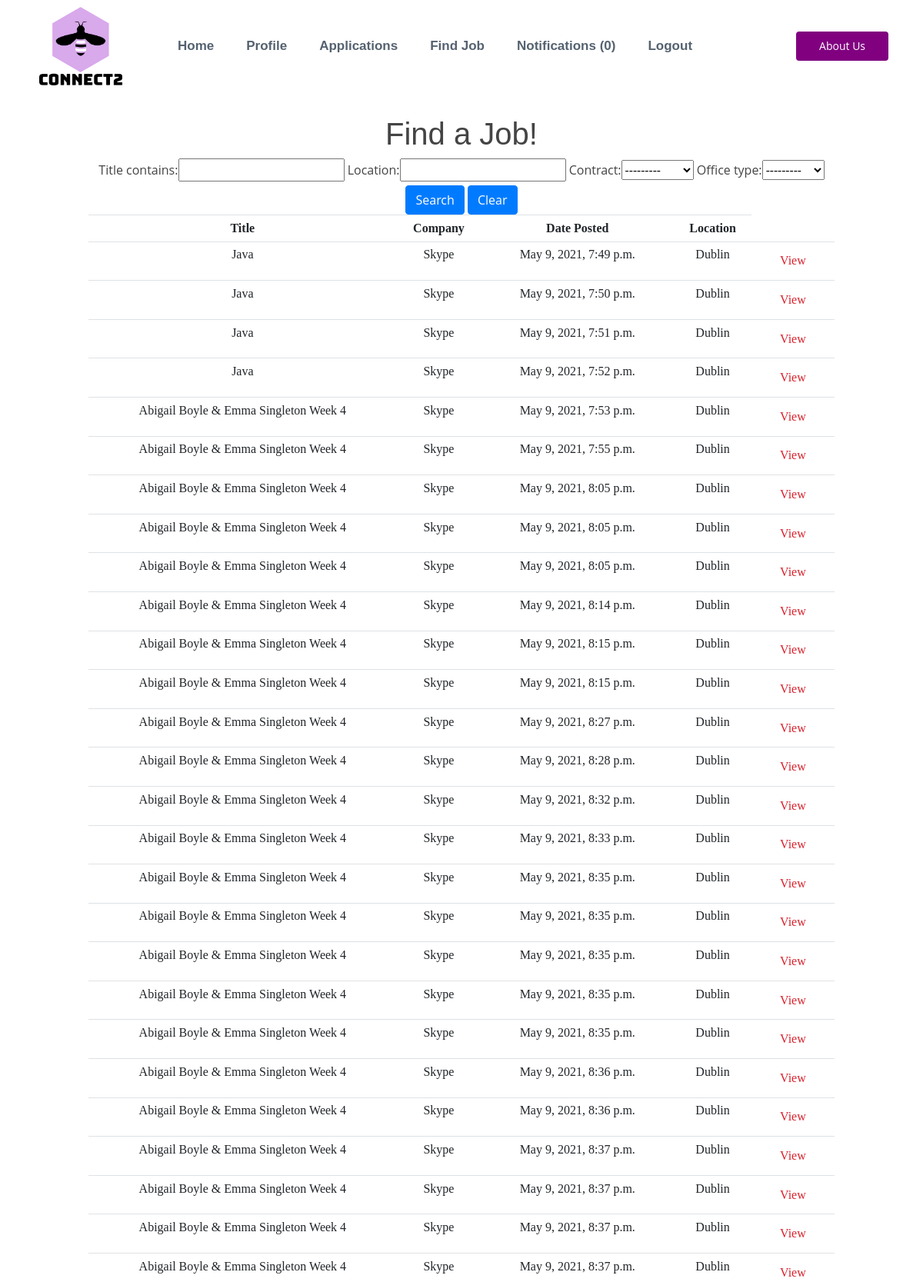
The page /clearjobs2/ (signed in, upper part) on the database its author committed.
### account/models.py (models this page shows, shortened)
class Job(models.Model):
    STATUS = (
        ('Open', 'Open'),
        ('Closed', 'Closed'),
        ('Interview', 'Interview'),
    )
    CONTRACT = (
        ('Full Time', 'Full Time'),
        ('Part Time', 'Part Time'),
    )
    WORK = (
        ('Office', 'Office'),
        ('Remote', 'Remote'),
    )
    LENGTH = (
        ('Permanent', 'Permanent'),
        ('Temporary', 'Temporary'),
    )
    employer = models.ForeignKey(
        Employer, null=True, on_delete=models.CASCADE)
    date_created = models.DateTimeField(auto_now_add=True, null=True)
    status = models.CharField(max_length=200, null=True, choices=STATUS)
    title = models.CharField(max_length=200)
    description_role = models.TextField(max_length=2000, null=True, blank=True)
    description_personality = models.TextField(
        max_length=200000, null=True, blank=True)
    contract = models.CharField(max_length=200, null=True, choices=CONTRACT)
    office_type = models.CharField(max_length=200, null=True, choices=WORK)
    length = models.CharField(max_length=200, null=True, choices=LENGTH)
    ideal_person = models.CharField(max_length=200, null=True)
    location = models.CharField(max_length=200, null=True)
    num_hires = models.IntegerField(null=True)
    enviornment = models.TextField(
        max_length=2000, null=True, blank=True)
    created = models.DateTimeField(auto_now_add=True)
    job_round = models.IntegerField(null=True, default=1)
    no_applicants = models.IntegerField(default=0, null=True)

class Employer(models.Model):
    user = models.OneToOneField(
        User, on_delete=models.CASCADE, primary_key=True)
    phone = models.CharField(max_length=200)
    company_name = models.CharField(max_length=200)
    email = models.EmailField(max_length=200, blank=True)
    updated = models.DateTimeField(auto_now=True)
    created = models.DateTimeField(auto_now_add=True)
    sector = models.CharField(max_length=200, blank=True)
    avatar = models.ImageField(default='avatar.jpg', upload_to='avatar_pics')
    county = models.CharField(max_length=200, blank=True)
    city = models.CharField(max_length=200, blank=True)
    location = models.CharField(max_length=200)
    def __str__(self):
        return self.user.username

class User(AbstractUser):
    is_employee = models.BooleanField(default=False)
    is_employer = models.BooleanField(default=False)

### employee/views.py (the view)
# urls.py: path('clearjobs2/', clearjobs2, name='clearjobs2'),
def clearjobs2(request):
    employee = Employee.objects.get(user=request.user)
    jobs = Job.objects.all()
    myFilter = JobFilter2(request.GET, queryset=jobs)
    jobs = myFilter.qs
    context = {
        'employee': employee,
        'jobs': jobs,
        'myFilter': myFilter,
    }
    return render(request, 'employee/findjob.html', context)

### notifications/context_processors.py (called while the page is built)
def notifications(request):
    if request.user.is_authenticated:
        return {'notifications': request.user.notifications.filter(is_read=False)}
    else:
        return {'notifications': []}

### employee/templates/employee/findjob.html (shortened to what this page needs)
{% extends 'employee/core.html' %}
{% block content %}
<div class="container-fluid">
    <div class="row">
        <div class="col-md-1">
        </div>
        <div class="col-md-10 text-center">
            <h1> Find a Job!</h1>
            <form method="get">
                {{myFilter.form}}
                <button class="btn btn-primary" type="submit">Search</button>
                <a class="btn btn-primary" href="{% url 'clearjobs2'  %}"> Clear</a>
            </form>
            <table class="table table-sm">
                <tr>
                    <th>Title</th>
                    <th>Company</th>
                    <th>Date Posted</th>
                    <th>Location</th>
                </tr>
                {% for job in jobs %}
                {% if job.status == "Open" %}
                {% if job.ideal_person %}
                <tr>
                    <td>{{job.title}}</td>
                    <td>{{job.employer}}</td>
                    <td>{{job.date_created}}</td>
                    <td>{{job.location}}</td>
                    <td><a class="nav-link" href="{% url 'viewjob' pk=job.pk %}">View</a></td>
                    {% endif %}
                    {% endif %}
                    {% endfor %}
                </tr>
                </tr>
            </table>
        </div>
        <div class="col-md-1">
        </div>
    </div>
</div>
{% endblock %}

### static/core.css (style rules this page uses)
table { counter-reset: tableCount; font-family: Georgia; }
.nav-link { font-family: Georgia; }
body { font-family: "Open Sans", sans-serif; color: #444444; }
a { color: #d9232d; }
h1, h2, h3, h4, h5, h6 { font-family: "Raleway", sans-serif; }

### rows shown on the page
Job: title "Java", employer "Skype", date_created "May 9, 2021, 7:49 p.m.", location "Dublin"
Job: title "Java", employer "Skype", date_created "May 9, 2021, 7:50 p.m.", location "Dublin"
Job: title "Java", employer "Skype", date_created "May 9, 2021, 7:51 p.m.", location "Dublin"
Job: title "Java", employer "Skype", date_created "May 9, 2021, 7:52 p.m.", location "Dublin"
Job: title "Abigail Boyle & Emma Singleton Week 4", employer "Skype", date_created "May 9, 2021, 7:53 p.m.", location "Dublin"
Job: title "Abigail Boyle & Emma Singleton Week 4", employer "Skype", date_created "May 9, 2021, 7:55 p.m.", location "Dublin"
Job: title "Abigail Boyle & Emma Singleton Week 4", employer "Skype", date_created "May 9, 2021, 8:05 p.m.", location "Dublin"
Job: title "Abigail Boyle & Emma Singleton Week 4", employer "Skype", date_created "May 9, 2021, 8:05 p.m.", location "Dublin"
Job: title "Abigail Boyle & Emma Singleton Week 4", employer "Skype", date_created "May 9, 2021, 8:05 p.m.", location "Dublin"
Job: title "Abigail Boyle & Emma Singleton Week 4", employer "Skype", date_created "May 9, 2021, 8:14 p.m.", location "Dublin"
Job: title "Abigail Boyle & Emma Singleton Week 4", employer "Skype", date_created "May 9, 2021, 8:15 p.m.", location "Dublin"
Job: title "Abigail Boyle & Emma Singleton Week 4", employer "Skype", date_created "May 9, 2021, 8:15 p.m.", location "Dublin"
Job: title "Abigail Boyle & Emma Singleton Week 4", employer "Skype", date_created "May 9, 2021, 8:27 p.m.", location "Dublin"
Job: title "Abigail Boyle & Emma Singleton Week 4", employer "Skype", date_created "May 9, 2021, 8:28 p.m.", location "Dublin"
Job: title "Abigail Boyle & Emma Singleton Week 4", employer "Skype", date_created "May 9, 2021, 8:32 p.m.", location "Dublin"
Job: title "Abigail Boyle & Emma Singleton Week 4", employer "Skype", date_created "May 9, 2021, 8:33 p.m.", location "Dublin"
Job: title "Abigail Boyle & Emma Singleton Week 4", employer "Skype", date_created "May 9, 2021, 8:35 p.m.", location "Dublin"
Job: title "Abigail Boyle & Emma Singleton Week 4", employer "Skype", date_created "May 9, 2021, 8:35 p.m.", location "Dublin"
Job: title "Abigail Boyle & Emma Singleton Week 4", employer "Skype", date_created "May 9, 2021, 8:35 p.m.", location "Dublin"
Job: title "Abigail Boyle & Emma Singleton Week 4", employer "Skype", date_created "May 9, 2021, 8:35 p.m.", location "Dublin"
Job: title "Abigail Boyle & Emma Singleton Week 4", employer "Skype", date_created "May 9, 2021, 8:35 p.m.", location "Dublin"
Job: title "Abigail Boyle & Emma Singleton Week 4", employer "Skype", date_created "May 9, 2021, 8:36 p.m.", location "Dublin"
Job: title "Abigail Boyle & Emma Singleton Week 4", employer "Skype", date_created "May 9, 2021, 8:36 p.m.", location "Dublin"
Job: title "Abigail Boyle & Emma Singleton Week 4", employer "Skype", date_created "May 9, 2021, 8:37 p.m.", location "Dublin"
Job: title "Abigail Boyle & Emma Singleton Week 4", employer "Skype", date_created "May 9, 2021, 8:37 p.m.", location "Dublin"
Job: title "Abigail Boyle & Emma Singleton Week 4", employer "Skype", date_created "May 9, 2021, 8:37 p.m.", location "Dublin"
Job: title "Abigail Boyle & Emma Singleton Week 4", employer "Skype", date_created "May 9, 2021, 8:37 p.m.", location "Dublin"

### other values the page prints
{{ notifications.count }} "0"
